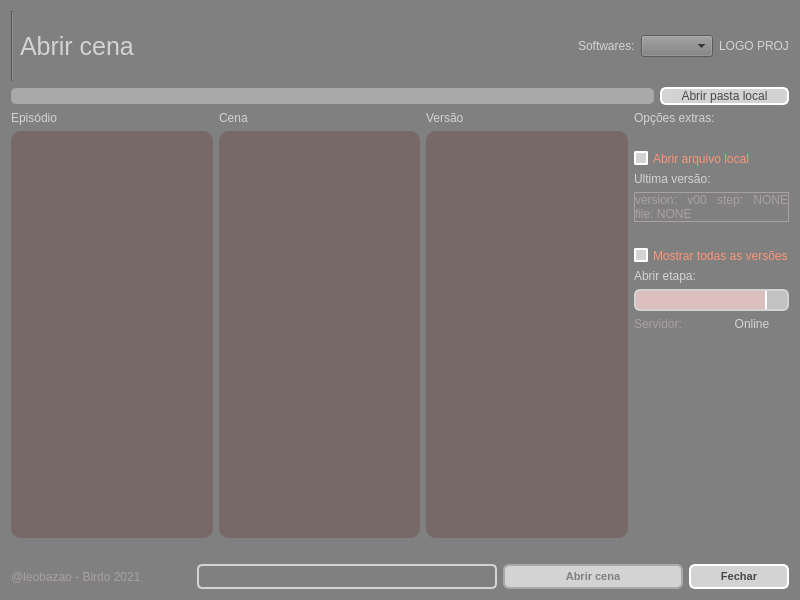
<?xml version="1.0" encoding="UTF-8"?>
<ui version="4.0">
 <class>Form</class>
 <widget class="QWidget" name="Form">
  <property name="geometry">
   <rect>
    <x>0</x>
    <y>0</y>
    <width>800</width>
    <height>600</height>
   </rect>
  </property>
  <property name="windowTitle">
   <string>Form</string>
  </property>
  <property name="styleSheet">
   <string notr="true">QLabel {
	color: lightgray;
}

QLabel:disabled{
	color: rgb(170, 160, 160);
}

QWidget{
	background-color: gray;
}

QGroupBox {
	color: lightgray;
	border: 2px solid lightgray;
}

QScrollBar::handle {
	border-radius: 5px;
 	border: 2px solid lightgray;
	background-color: gray;
}

QScrollBar::add-page{ 
	border: none;
    background-color: rgb(86, 86, 86);
}

QScrollBar::sub-page {
    background-color: rgb(86, 86, 86);
	border: none;
}

QScrollBar::add-line {
    border: none;
    background-color: rgb(86, 86, 86);
}

QScrollBar::sub-line {
    border: none;
    background-color: rgb(86, 86, 86);
}

QScrollBar:arrow{
	border: none;
	background: none;
	color: none;
}

QListWidget:disabled {
    color: rgb(250, 150, 120);
    background-color: rgb(120, 105, 105);
}

QListWidget {
    color: lightgray;
    background-color: rgb(86, 86, 86);
	border-radius: 10px;
	padding: 5px;
}

QListWidget::item:hover {
	color: rgb(80, 64, 44);
    background: #05B8CC;
    border: white;
}

QListWidget::item:selected {
	color: rgb(80, 25, 44);
	border: none;
	background-color: rgb(79, 255, 52);
}

QListWidget::item:selected:active{
	color: rgb(80, 64, 44);
    background-color: rgb(187, 240, 255);
	border: gray;
	padding-left: 5px;
}

QListWidget::item:selected:!active {
    background: rgb(91, 174, 181);
	border: none;
}

QCheckBox {
	color: white;
    spacing: 5px;
}

QCheckBox::indicator:unchecked {
    border: 2px solid white;
	border-radius: 2px;
	background-color: lightgray;
}

QCheckBox::indicator:checked {
    border: 2px solid lightgray;
	border-radius: 1px;
	background-color: rgb(68, 68, 68);
}

QCheckBox:disabled{
	color: rgb(250, 150, 120);
}

QCheckBox::indicator:checked:disabled {
    color: rgb(250, 90, 120);
	background-color: rgb(250, 200, 200);
	border-color: rgb(255, 230, 220);
}

QLineEdit {
	color: rgb(64, 64, 64);
	background-color: darkgray;
	border-radius: 5px;
}
</string>
  </property>
  <layout class="QGridLayout" name="gridLayout_2">
   <item row="2" column="0">
    <layout class="QGridLayout" name="gridLayout" columnstretch="0,0,0">
     <item row="1" column="2">
      <widget class="QListWidget" name="listVersions">
       <property name="enabled">
        <bool>false</bool>
       </property>
       <property name="toolTip">
        <string>&lt;html&gt;&lt;head/&gt;&lt;body&gt;&lt;p&gt;Escolha a versao da cena&lt;/p&gt;&lt;/body&gt;&lt;/html&gt;</string>
       </property>
      </widget>
     </item>
     <item row="0" column="1">
      <widget class="QLabel" name="label_3">
       <property name="text">
        <string>Cena</string>
       </property>
      </widget>
     </item>
     <item row="0" column="0">
      <widget class="QLabel" name="label_2">
       <property name="text">
        <string>Episódio</string>
       </property>
      </widget>
     </item>
     <item row="0" column="2">
      <widget class="QLabel" name="label_4">
       <property name="text">
        <string>Versão</string>
       </property>
      </widget>
     </item>
     <item row="1" column="0">
      <widget class="QListWidget" name="listEpisodes">
       <property name="enabled">
        <bool>false</bool>
       </property>
       <property name="toolTip">
        <string>&lt;html&gt;&lt;head/&gt;&lt;body&gt;&lt;p&gt;Escolha um episodio.&lt;/p&gt;&lt;/body&gt;&lt;/html&gt;</string>
       </property>
      </widget>
     </item>
     <item row="1" column="1">
      <widget class="QListWidget" name="listScenes">
       <property name="enabled">
        <bool>false</bool>
       </property>
       <property name="toolTip">
        <string>&lt;html&gt;&lt;head/&gt;&lt;body&gt;&lt;p&gt;Escolha uma cena&lt;/p&gt;&lt;/body&gt;&lt;/html&gt;</string>
       </property>
      </widget>
     </item>
     <item row="2" column="0">
      <spacer name="horizontalSpacer_3">
       <property name="orientation">
        <enum>Qt::Horizontal</enum>
       </property>
       <property name="sizeHint" stdset="0">
        <size>
         <width>40</width>
         <height>20</height>
        </size>
       </property>
      </spacer>
     </item>
    </layout>
   </item>
   <item row="2" column="1">
    <layout class="QVBoxLayout" name="verticalLayout">
     <item>
      <widget class="QLabel" name="label">
       <property name="text">
        <string>Opções extras:</string>
       </property>
      </widget>
     </item>
     <item>
      <spacer name="horizontalSpacer_4">
       <property name="orientation">
        <enum>Qt::Horizontal</enum>
       </property>
       <property name="sizeHint" stdset="0">
        <size>
         <width>40</width>
         <height>20</height>
        </size>
       </property>
      </spacer>
     </item>
     <item>
      <widget class="QCheckBox" name="checkBox_open_local">
       <property name="enabled">
        <bool>false</bool>
       </property>
       <property name="toolTip">
        <string>&lt;html&gt;&lt;head/&gt;&lt;body&gt;&lt;p&gt;Forca abrir a cena local, caso vc queira abrir a versao dessa cena local&lt;/p&gt;&lt;/body&gt;&lt;/html&gt;</string>
       </property>
       <property name="styleSheet">
        <string notr="true"/>
       </property>
       <property name="text">
        <string>Abrir arquivo local</string>
       </property>
      </widget>
     </item>
     <item>
      <widget class="QLabel" name="label_7">
       <property name="text">
        <string>Ultima versão:</string>
       </property>
      </widget>
     </item>
     <item>
      <widget class="QLabel" name="label_info">
       <property name="enabled">
        <bool>false</bool>
       </property>
       <property name="minimumSize">
        <size>
         <width>100</width>
         <height>0</height>
        </size>
       </property>
       <property name="toolTip">
        <string>&lt;html&gt;&lt;head/&gt;&lt;body&gt;&lt;p&gt;Informacoes sobre a versao mais recente do shot selecionado. &lt;/p&gt;&lt;p&gt;step: se esta no SETUP, na animacao (ANIM) ou se ainda nao foi criado (ANIMATIC)&lt;/p&gt;&lt;p&gt;file: origem do arquivo. Se esta local ou no server&lt;/p&gt;&lt;/body&gt;&lt;/html&gt;</string>
       </property>
       <property name="frameShape">
        <enum>QFrame::Box</enum>
       </property>
       <property name="text">
        <string>&lt;html&gt;&lt;head/&gt;&lt;body&gt;&lt;p&gt;version: v00&lt;/p&gt;&lt;p&gt;step: NONE&lt;/p&gt;&lt;p&gt;file: NONE&lt;/p&gt;&lt;/body&gt;&lt;/html&gt;</string>
       </property>
       <property name="alignment">
        <set>Qt::AlignJustify|Qt::AlignVCenter</set>
       </property>
       <property name="wordWrap">
        <bool>true</bool>
       </property>
       <property name="margin">
        <number>5</number>
       </property>
      </widget>
     </item>
     <item>
      <spacer name="horizontalSpacer_5">
       <property name="orientation">
        <enum>Qt::Horizontal</enum>
       </property>
       <property name="sizeHint" stdset="0">
        <size>
         <width>40</width>
         <height>20</height>
        </size>
       </property>
      </spacer>
     </item>
     <item>
      <widget class="QCheckBox" name="checkBox_all_versions">
       <property name="enabled">
        <bool>false</bool>
       </property>
       <property name="toolTip">
        <string>&lt;html&gt;&lt;head/&gt;&lt;body&gt;&lt;p&gt;Marque para ver todas as versoes da cena selecionada, e nao somente a ultima versao.&lt;/p&gt;&lt;/body&gt;&lt;/html&gt;</string>
       </property>
       <property name="text">
        <string>Mostrar todas as versões</string>
       </property>
       <property name="checked">
        <bool>false</bool>
       </property>
      </widget>
     </item>
     <item>
      <widget class="QLabel" name="label_8">
       <property name="text">
        <string>Abrir etapa:</string>
       </property>
      </widget>
     </item>
     <item>
      <widget class="QComboBox" name="comboStep">
       <property name="enabled">
        <bool>false</bool>
       </property>
       <property name="toolTip">
        <string>&lt;html&gt;&lt;head/&gt;&lt;body&gt;&lt;p&gt;Escolha o Step que deseja abrir a cena. &lt;/p&gt;&lt;p&gt;OBS: O padrao para seu perfil de usuario ja vem definido como default. Somente mude se pretende abrir uma cena de outro STEP.&lt;/p&gt;&lt;/body&gt;&lt;/html&gt;</string>
       </property>
       <property name="styleSheet">
        <string notr="true">QComboBox {
	color: black;
    border: 2px solid white;
    border-radius: 6px;
    padding: 1px 18px 1px 3px;
    min-width: 6em;
}

QComboBox:!editable, QComboBox::drop-down:editable {
     background: lightgray;
}

QComboBox:on { /* shift the text when the popup opens */
    padding-top: 3px;
    padding-left: 4px;
}

QComboBox::drop-down {
    width: 20px;
	background-color: rgb(194, 194, 194);
    border-left-width: 2px;
    border-left-color: white;
    border-left-style: solid; /* just a single line */
    border-top-right-radius: 3px; /* same radius as the QComboBox */
    border-bottom-right-radius: 3px;
}

QComboBox:hover{
    border: 2px solid #05B8CC;
    color: gray;
}

QComboBox QAbstractItemView{
    border: 2px solid white;
	border-radius: 10px;
    color: gray;
	background-color: lightgray;
    selection-background-color: #05B8CC;
	selection-color: white;
	padding: 3px 3px ;
}

QComboBox:disabled{
	color: rgb(250, 150, 120);
	background-color: rgb(220, 190, 190);
    border-color: lightgray;
}</string>
       </property>
      </widget>
     </item>
     <item>
      <layout class="QHBoxLayout" name="horizontalLayout_3">
       <item>
        <widget class="QLabel" name="label_6">
         <property name="enabled">
          <bool>false</bool>
         </property>
         <property name="text">
          <string>Servidor:</string>
         </property>
        </widget>
       </item>
       <item>
        <widget class="QLabel" name="status_server">
         <property name="styleSheet">
          <string notr="true"/>
         </property>
         <property name="text">
          <string>Online</string>
         </property>
         <property name="alignment">
          <set>Qt::AlignCenter</set>
         </property>
        </widget>
       </item>
      </layout>
     </item>
     <item>
      <spacer name="verticalSpacer">
       <property name="orientation">
        <enum>Qt::Vertical</enum>
       </property>
       <property name="sizeHint" stdset="0">
        <size>
         <width>20</width>
         <height>40</height>
        </size>
       </property>
      </spacer>
     </item>
    </layout>
   </item>
   <item row="3" column="0" colspan="2">
    <layout class="QHBoxLayout" name="horizontalLayout">
     <item>
      <widget class="QLabel" name="label_5">
       <property name="enabled">
        <bool>false</bool>
       </property>
       <property name="sizePolicy">
        <sizepolicy hsizetype="Minimum" vsizetype="Fixed">
         <horstretch>0</horstretch>
         <verstretch>0</verstretch>
        </sizepolicy>
       </property>
       <property name="maximumSize">
        <size>
         <width>16777215</width>
         <height>25</height>
        </size>
       </property>
       <property name="text">
        <string>@leobazao - Birdo 2021</string>
       </property>
      </widget>
     </item>
     <item>
      <widget class="QProgressBar" name="progress_bar">
       <property name="enabled">
        <bool>false</bool>
       </property>
       <property name="sizePolicy">
        <sizepolicy hsizetype="Fixed" vsizetype="Fixed">
         <horstretch>0</horstretch>
         <verstretch>0</verstretch>
        </sizepolicy>
       </property>
       <property name="minimumSize">
        <size>
         <width>300</width>
         <height>20</height>
        </size>
       </property>
       <property name="maximumSize">
        <size>
         <width>400</width>
         <height>25</height>
        </size>
       </property>
       <property name="styleSheet">
        <string notr="true">QProgressBar {
	color: lightgray;
	padding: 2 2px;
	border: 2px solid lightgray;
	border-radius: 5px;
}

QProgressBar::chunk {
 background-color: #05B8CC;
 width: 20px;
}</string>
       </property>
       <property name="value">
        <number>0</number>
       </property>
       <property name="alignment">
        <set>Qt::AlignCenter</set>
       </property>
       <property name="format">
        <string/>
       </property>
      </widget>
     </item>
     <item>
      <widget class="QPushButton" name="open_button">
       <property name="enabled">
        <bool>false</bool>
       </property>
       <property name="sizePolicy">
        <sizepolicy hsizetype="Minimum" vsizetype="Fixed">
         <horstretch>0</horstretch>
         <verstretch>0</verstretch>
        </sizepolicy>
       </property>
       <property name="minimumSize">
        <size>
         <width>84</width>
         <height>20</height>
        </size>
       </property>
       <property name="maximumSize">
        <size>
         <width>16777215</width>
         <height>25</height>
        </size>
       </property>
       <property name="font">
        <font>
         <pointsize>8</pointsize>
         <weight>75</weight>
         <bold>true</bold>
        </font>
       </property>
       <property name="toolTip">
        <string>&lt;html&gt;&lt;head/&gt;&lt;body&gt;&lt;p&gt;Abre a versao da cena selecionada.&lt;/p&gt;&lt;/body&gt;&lt;/html&gt;</string>
       </property>
       <property name="styleSheet">
        <string notr="true">QPushButton {
	color: rgb(72, 72, 72);
    border: 2px solid white;
    border-radius: 6px;
	background-color: lightgray;
    min-width: 80px;
}

QPushButton:pressed {
	color: white;
	border-color: white;
    background-color: #05B8CC;
}

QPushButton:flat {
    border: none; /* no border for a flat push button */
}

QPushButton:default {
    border-color: navy; /* make the default button prominent */
}

QPushButton:hover{
    border: 2px solid #05B8CC;
    color: black;
}

QPushButton::disabled {
	border-color: darkgray;
	color: gray;
}</string>
       </property>
       <property name="text">
        <string>Abrir cena</string>
       </property>
      </widget>
     </item>
     <item>
      <widget class="QPushButton" name="cancel_button">
       <property name="sizePolicy">
        <sizepolicy hsizetype="Fixed" vsizetype="Fixed">
         <horstretch>0</horstretch>
         <verstretch>0</verstretch>
        </sizepolicy>
       </property>
       <property name="minimumSize">
        <size>
         <width>84</width>
         <height>20</height>
        </size>
       </property>
       <property name="maximumSize">
        <size>
         <width>100</width>
         <height>25</height>
        </size>
       </property>
       <property name="font">
        <font>
         <pointsize>8</pointsize>
         <weight>75</weight>
         <bold>true</bold>
        </font>
       </property>
       <property name="toolTip">
        <string>&lt;html&gt;&lt;head/&gt;&lt;body&gt;&lt;p&gt;Cancela e fecha interface.&lt;/p&gt;&lt;/body&gt;&lt;/html&gt;</string>
       </property>
       <property name="styleSheet">
        <string notr="true">QPushButton {
	color: rgb(72, 72, 72);
    border: 2px solid white;
    border-radius: 6px;
	background-color: lightgray;
    min-width: 80px;
}

QPushButton:pressed {
	color: red;
    background-color: rgb(255, 196, 197);
}

QPushButton:flat {
    border: none; /* no border for a flat push button */
}

QPushButton:default {
    border-color: navy; /* make the default button prominent */
}

QPushButton:hover{
    border: 2px solid #05B8CC;
    color: black;
}</string>
       </property>
       <property name="text">
        <string>Fechar</string>
       </property>
      </widget>
     </item>
    </layout>
   </item>
   <item row="1" column="0" colspan="2">
    <layout class="QHBoxLayout" name="horizontalLayout_4" stretch="5,1">
     <item>
      <widget class="QLineEdit" name="explorer_path">
       <property name="text">
        <string/>
       </property>
       <property name="readOnly">
        <bool>true</bool>
       </property>
      </widget>
     </item>
     <item>
      <widget class="QPushButton" name="explorer_btn">
       <property name="styleSheet">
        <string notr="true">QPushButton {
	color: rgb(72, 72, 72);
    border: 2px solid white;
    border-radius: 6px;
	background-color: lightgray;
    min-width: 80px;
}

QPushButton:pressed {
	color: white;
	border-color: white;
    background-color: #05B8CC;
}

QPushButton:flat {
    border: none; /* no border for a flat push button */
}

QPushButton:default {
    border-color: navy; /* make the default button prominent */
}

QPushButton:hover{
    border: 2px solid #05B8CC;
    color: black;
}

QPushButton::disabled {
	border-color: darkgray;
	color: gray;
}</string>
       </property>
       <property name="text">
        <string>Abrir pasta local</string>
       </property>
      </widget>
     </item>
    </layout>
   </item>
   <item row="0" column="0" colspan="2">
    <layout class="QHBoxLayout" name="horizontalLayout_2" stretch="1,1,1,0,0,1">
     <item>
      <widget class="Line" name="line">
       <property name="orientation">
        <enum>Qt::Vertical</enum>
       </property>
      </widget>
     </item>
     <item>
      <widget class="QLabel" name="title">
       <property name="font">
        <font>
         <pointsize>19</pointsize>
        </font>
       </property>
       <property name="text">
        <string>Abrir cena</string>
       </property>
      </widget>
     </item>
     <item>
      <spacer name="horizontalSpacer">
       <property name="orientation">
        <enum>Qt::Horizontal</enum>
       </property>
       <property name="sizeHint" stdset="0">
        <size>
         <width>40</width>
         <height>20</height>
        </size>
       </property>
      </spacer>
     </item>
     <item>
      <widget class="QLabel" name="label_9">
       <property name="text">
        <string>Softwares:</string>
       </property>
      </widget>
     </item>
     <item>
      <widget class="QComboBox" name="softwareBox"/>
     </item>
     <item>
      <widget class="QLabel" name="logoProj">
       <property name="sizePolicy">
        <sizepolicy hsizetype="Fixed" vsizetype="Fixed">
         <horstretch>0</horstretch>
         <verstretch>0</verstretch>
        </sizepolicy>
       </property>
       <property name="minimumSize">
        <size>
         <width>70</width>
         <height>70</height>
        </size>
       </property>
       <property name="maximumSize">
        <size>
         <width>70</width>
         <height>70</height>
        </size>
       </property>
       <property name="text">
        <string>LOGO PROJ</string>
       </property>
       <property name="scaledContents">
        <bool>true</bool>
       </property>
       <property name="alignment">
        <set>Qt::AlignCenter</set>
       </property>
      </widget>
     </item>
    </layout>
   </item>
  </layout>
 </widget>
 <resources/>
 <connections/>
</ui>
